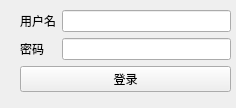
<?xml version="1.0" encoding="UTF-8"?>
<ui version="4.0">
 <class>MainWindow</class>
 <widget class="QMainWindow" name="MainWindow">
  <property name="geometry">
   <rect>
    <x>0</x>
    <y>0</y>
    <width>236</width>
    <height>108</height>
   </rect>
  </property>
  <property name="windowTitle">
   <string>登录</string>
  </property>
  <widget class="QWidget" name="centralwidget">
   <widget class="QWidget" name="formLayoutWidget">
    <property name="geometry">
     <rect>
      <x>20</x>
      <y>10</y>
      <width>211</width>
      <height>91</height>
     </rect>
    </property>
    <layout class="QFormLayout" name="formLayout">
     <item row="0" column="0">
      <widget class="QLabel" name="label">
       <property name="text">
        <string>用户名</string>
       </property>
      </widget>
     </item>
     <item row="0" column="1">
      <widget class="QLineEdit" name="lineEdit"/>
     </item>
     <item row="1" column="0">
      <widget class="QLabel" name="label_2">
       <property name="text">
        <string>密码</string>
       </property>
      </widget>
     </item>
     <item row="1" column="1">
      <widget class="QLineEdit" name="lineEdit_2"/>
     </item>
     <item row="2" column="0" colspan="2">
      <widget class="QPushButton" name="pushButton">
       <property name="text">
        <string>登录</string>
       </property>
      </widget>
     </item>
    </layout>
   </widget>
  </widget>
 </widget>
 <resources/>
 <connections/>
</ui>
